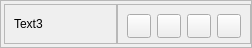
                     <widget class="QFrame" name="frame_52">
                      <property name="geometry">
                       <rect>
                        <x>-10</x>
                        <y>360</y>
                        <width>252</width>
                        <height>48</height>
                       </rect>
                      </property>
                      <property name="maximumSize">
                       <size>
                        <width>16777213</width>
                        <height>48</height>
                       </size>
                      </property>
                      <property name="frameShape">
                       <enum>QFrame::StyledPanel</enum>
                      </property>
                      <property name="frameShadow">
                       <enum>QFrame::Raised</enum>
                      </property>
                      <layout class="QHBoxLayout" name="horizontalLayout_143">
                       <property name="spacing">
                        <number>0</number>
                       </property>
                       <property name="leftMargin">
                        <number>3</number>
                       </property>
                       <property name="topMargin">
                        <number>0</number>
                       </property>
                       <property name="rightMargin">
                        <number>0</number>
                       </property>
                       <property name="bottomMargin">
                        <number>0</number>
                       </property>
                       <item>
                        <widget class="QFrame" name="panelsBackground_87">
                         <property name="maximumSize">
                          <size>
                           <width>16777215</width>
                           <height>40</height>
                          </size>
                         </property>
                         <property name="styleSheet">
                          <string notr="true"/>
                         </property>
                         <property name="frameShape">
                          <enum>QFrame::StyledPanel</enum>
                         </property>
                         <property name="frameShadow">
                          <enum>QFrame::Raised</enum>
                         </property>
                         <layout class="QHBoxLayout" name="horizontalLayout_144">
                          <item>
                           <widget class="QLabel" name="label_68">
                            <property name="maximumSize">
                             <size>
                              <width>16777215</width>
                              <height>40</height>
                             </size>
                            </property>
                            <property name="text">
                             <string>Text3</string>
                            </property>
                           </widget>
                          </item>
                         </layout>
                        </widget>
                       </item>
                       <item>
                        <widget class="QFrame" name="panelsBackground_88">
                         <property name="maximumSize">
                          <size>
                           <width>16777215</width>
                           <height>40</height>
                          </size>
                         </property>
                         <property name="styleSheet">
                          <string notr="true"/>
                         </property>
                         <property name="frameShape">
                          <enum>QFrame::StyledPanel</enum>
                         </property>
                         <property name="frameShadow">
                          <enum>QFrame::Raised</enum>
                         </property>
                         <layout class="QHBoxLayout" name="horizontalLayout_145">
                          <item>
                           <widget class="QPushButton" name="footerThird_textColor1">
                            <property name="minimumSize">
                             <size>
                              <width>24</width>
                              <height>24</height>
                             </size>
                            </property>
                            <property name="maximumSize">
                             <size>
                              <width>24</width>
                              <height>24</height>
                             </size>
                            </property>
                            <property name="text">
                             <string/>
                            </property>
                           </widget>
                          </item>
                          <item>
                           <widget class="QPushButton" name="footerThird_textColor2">
                            <property name="minimumSize">
                             <size>
                              <width>24</width>
                              <height>24</height>
                             </size>
                            </property>
                            <property name="maximumSize">
                             <size>
                              <width>24</width>
                              <height>24</height>
                             </size>
                            </property>
                            <property name="text">
                             <string/>
                            </property>
                           </widget>
                          </item>
                          <item>
                           <widget class="QPushButton" name="footerThird_textColor3">
                            <property name="minimumSize">
                             <size>
                              <width>24</width>
                              <height>24</height>
                             </size>
                            </property>
                            <property name="maximumSize">
                             <size>
                              <width>24</width>
                              <height>24</height>
                             </size>
                            </property>
                            <property name="text">
                             <string/>
                            </property>
                           </widget>
                          </item>
                          <item>
                           <widget class="QPushButton" name="footerThird_textColor4">
                            <property name="minimumSize">
                             <size>
                              <width>24</width>
                              <height>24</height>
                             </size>
                            </property>
                            <property name="maximumSize">
                             <size>
                              <width>24</width>
                              <height>24</height>
                             </size>
                            </property>
                            <property name="text">
                             <string/>
                            </property>
                           </widget>
                          </item>
                         </layout>
                        </widget>
                       </item>
                      </layout>
                     </widget>
